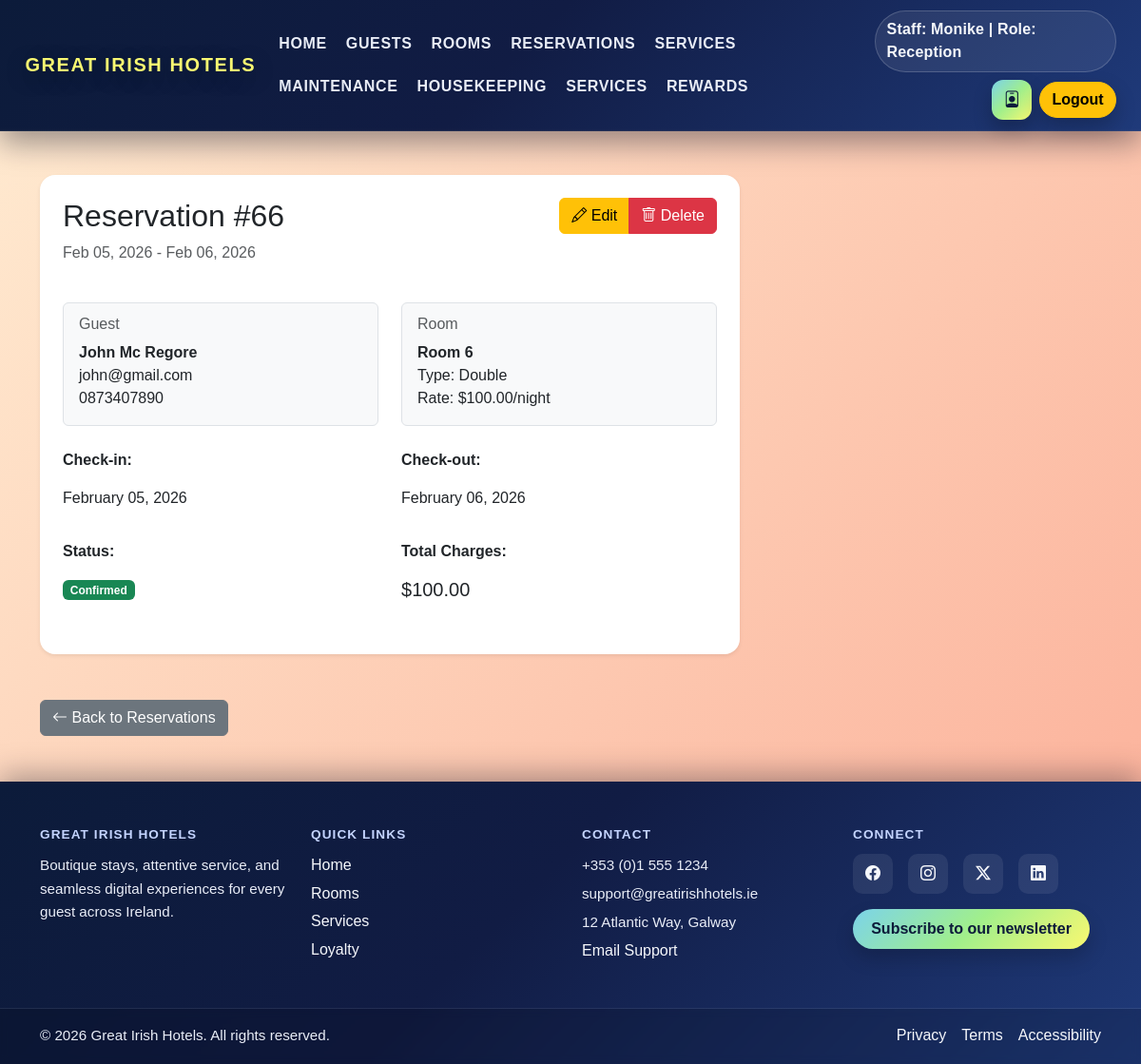
Screenshot of /management/reservations/66/ (signed in) with the database file from the repository.
### core/models.py (models this page shows, shortened)
class Staff(models.Model):
	name = models.CharField(max_length=100)
	role = models.ForeignKey('Role', on_delete=models.SET_NULL, null=True)
	email = models.EmailField(unique=True)
	password_hash = models.CharField(max_length=128)

class Role(models.Model):
	ROLE_CATEGORY_CHOICES = [
		('admin', 'Admin'),
		('guest', 'Guest'),
		('staff', 'Staff'),
	]
	name = models.CharField(max_length=50, unique=True)
	category = models.CharField(max_length=10, choices=ROLE_CATEGORY_CHOICES, default='staff')

class Reservation(models.Model):
	guest = models.ForeignKey(Guest, on_delete=models.CASCADE)
	room = models.ForeignKey(Room, on_delete=models.CASCADE)
	check_in = models.DateField()
	check_out = models.DateField()
	status = models.CharField(max_length=20, choices=[
		("confirmed", "Confirmed"),
		("checked-in", "Checked-in"),
		("checked-out", "Checked-out"),
		("cancelled", "Cancelled")
	])
	total_charges = models.DecimalField(max_digits=10, decimal_places=2, default=0)
	used_points_discount = models.BooleanField(default=False)
	points_redeemed = models.IntegerField(default=0)
	points_awarded = models.BooleanField(default=False)

class Guest(models.Model):
	first_name = models.CharField(max_length=50)
	last_name = models.CharField(max_length=50)
	email = models.EmailField()
	phone = models.CharField(max_length=20)
	id_document = models.CharField(max_length=100)
	preferences = models.TextField(blank=True)
	special_requests = models.TextField(blank=True)
	loyalty_points = models.IntegerField(default=0)

class Room(models.Model):
	number = models.CharField(max_length=10)
	floor = models.IntegerField()
	type = models.CharField(max_length=50)
	beds = models.IntegerField(default=1)
	rate = models.DecimalField(max_digits=8, decimal_places=2)
	smoking_allowed = models.BooleanField(default=False)
	available = models.BooleanField(default=True)
	image = CloudinaryField('room-image', folder='rooms', blank=True, null=True)

### core/views.py (the view)
# urls.py: path('management/reservations/<int:pk>/', reservation_detail, name='reservation_detail'),
@require_staff_role('Reception')
def reservation_detail(request, pk):
	try:
		reservation = Reservation.objects.select_related('guest', 'room').get(pk=pk)
		context = get_user_context(request)
		context['object'] = reservation
		context['title'] = f"Reservation #{reservation.id}"
		return render(request, 'core/reservation_detail.html', context)
	except Reservation.DoesNotExist:
		messages.error(request, 'Reservation not found.')
		return redirect('reservation_list')

### core/views.py (called while the page is built)
def get_user_context(request):
	guest_name = None
	staff_name = None
	staff_role = None
	guest_id_document = None
	guest_id = request.session.get('guest_id')
	staff_id = request.session.get('staff_id')
	if staff_id:
		try:
			from .models import Staff
			staff_obj = Staff.objects.get(id=staff_id)
			staff_name = staff_obj.name
			staff_role = staff_obj.role.name if staff_obj.role else None
		except Exception:
			pass
	if guest_id:
		try:
			from .models import Guest
			guest_obj = Guest.objects.get(id=guest_id)
			guest_name = f"{guest_obj.first_name} {guest_obj.last_name}"
			guest_id_document = guest_obj.id_document.split('|')[0] if guest_obj.id_document else ''
		except Exception:
			pass
	return {'guest_name': guest_name, 'staff_name': staff_name, 'staff_role': staff_role, 'guest_id_document': guest_id_document}

def require_staff_role(*allowed_roles):
	def decorator(view_func):
		@wraps(view_func)
		def _wrapped(request, *args, **kwargs):
			if request.user.is_authenticated and request.user.is_staff:
				return view_func(request, *args, **kwargs)
			staff_id = request.session.get('staff_id')
			if staff_id:
				try:
					staff_obj = Staff.objects.get(id=staff_id)
					role_name = staff_obj.role.name if staff_obj.role else None
					if role_name and role_name in allowed_roles:
						return view_func(request, *args, **kwargs)
				except Exception:
					pass
			context = get_user_context(request)
			context['title'] = 'Access Prohibited'
			context['message'] = 'You do not have permission to view this page.'
			return render(request, 'core/access_denied.html', context, status=403)
		return _wrapped
	return decorator

### core/templates/core/reservation_detail.html (shortened to what this page needs)
{% extends "base.html" %}
{% block content %}
{% include "header.html" %}
<main class="container py-5 mt-5 pt-5">
    <div class="row">
        <div class="col-lg-8">
            <div class="card shadow-sm border-0 rounded-4 mb-4">
                <div class="card-body p-4">
                    <div class="d-flex justify-content-between align-items-start mb-4">
                        <div>
                            <h2 class="card-title">Reservation #{{ object.id }}</h2>
                            <p class="text-muted">{{ object.check_in|date:"M d, Y" }} - {{ object.check_out|date:"M d, Y" }}</p>
                        </div>
                        <div class="btn-group">
                            <a href="{% url 'reservation_update' object.id %}" class="btn btn-warning">
                                <i class="bi bi-pencil"></i> Edit
                            </a>
                            <a href="{% url 'reservation_delete' object.id %}" class="btn btn-danger">
                                <i class="bi bi-trash"></i> Delete
                            </a>
                        </div>
                    </div>
                    <div class="row mb-4">
                        <div class="col-md-6">
                            <div class="card bg-light border">
                                <div class="card-body">
                                    <h6 class="card-subtitle mb-2 text-muted">Guest</h6>
                                    <p class="card-text">
                                        <strong>{{ object.guest.first_name }} {{ object.guest.last_name }}</strong><br>
                                        {{ object.guest.email }}<br>
                                        {{ object.guest.phone }}
                                    </p>
                                </div>
                            </div>
                        </div>
                        <div class="col-md-6">
                            <div class="card bg-light border">
                                <div class="card-body">
                                    <h6 class="card-subtitle mb-2 text-muted">Room</h6>
                                    <p class="card-text">
                                        <strong>Room {{ object.room.number }}</strong><br>
                                        Type: {{ object.room.type }}<br>
                                        Rate: ${{ object.room.rate }}/night
                                    </p>
                                </div>
                            </div>
                        </div>
                    </div>
                    <div class="row mb-3">
                        <div class="col-md-6">
                            <p><strong>Check-in:</strong></p>
                            <p>{{ object.check_in|date:"F d, Y" }}</p>
                        </div>
                        <div class="col-md-6">
                            <p><strong>Check-out:</strong></p>
                            <p>{{ object.check_out|date:"F d, Y" }}</p>
                        </div>
                    </div>
                    <div class="row mb-3">
                        <div class="col-md-6">
                            <p><strong>Status:</strong></p>
                            <p>
                                {% if object.status == 'confirmed' %}
                                    <span class="badge bg-success">Confirmed</span>
                                {% elif object.status == 'checked-in' %}
                                    <span class="badge bg-info">Checked In</span>
                                {% elif object.status == 'checked-out' %}
                                    <span class="badge bg-secondary">Checked Out</span>
                                {% else %}
                                    <span class="badge bg-danger">Cancelled</span>
                                {% endif %}
                            </p>
                        </div>
                        <div class="col-md-6">
                            <p><strong>Total Charges:</strong></p>
                            <p class="h5">${{ object.total_charges }}</p>
                        </div>
                    </div>
                </div>
            </div>
        </div>
    </div>
    <div class="row mt-4">
        <div class="col-12">
            <a href="{% url 'reservation_list' %}" class="btn btn-secondary">
                <i class="bi bi-arrow-left"></i> Back to Reservations
            </a>
        </div>
    </div>
</main>
{% endblock %}

### core/templates/header.html (shortened to what this page needs)
<header class="site-header">
    <nav class="navbar navbar-expand-xl navbar-dark gi-navbar fixed-top">
        <div class="container-xxl">
            <a class="navbar-brand" href="/">Great Irish Hotels</a>
            <div class="collapse navbar-collapse" id="mainNavbar">
                <ul class="navbar-nav align-items-lg-center mx-auto mb-3 mb-lg-0 gap-lg-1">
                    <li class="nav-item"><a class="nav-link gi-nav-link" href="/">Home</a></li>
                    {% if request.user.is_authenticated and request.user.is_staff or staff_role == 'Reception' %}
                        <li class="nav-item"><a class="nav-link gi-nav-link" href="{% url 'guest_list' %}">Guests</a></li>
                    {% endif %}
                    <li class="nav-item"><a class="nav-link gi-nav-link" href="/rooms/">Rooms</a></li>
                    {% if request.user.is_authenticated and request.user.is_staff or staff_role == 'Reception' %}
                        <li class="nav-item"><a class="nav-link gi-nav-link" href="{% url 'reservation_list' %}">Reservations</a></li>
                        <li class="nav-item"><a class="nav-link gi-nav-link" href="{% url 'service_list' %}">Services</a></li>
                    {% endif %}
                    {% if request.user.is_authenticated and request.user.is_staff or staff_role == 'Maintenance' or staff_role == 'Reception' or guest_name %}
                        <li class="nav-item"><a class="nav-link gi-nav-link" href="{% url 'maintenance_list' %}">Maintenance</a></li>
                    {% endif %}
                    {% if request.user.is_authenticated and request.user.is_staff or staff_role == 'Housekeeper' or staff_role == 'Reception' or guest_name %}
                        <li class="nav-item"><a class="nav-link gi-nav-link" href="{% url 'housekeeping_list' %}">Housekeeping</a></li>
                    {% endif %}
                    {% if guest_name %}
                        <li class="nav-item"><a class="nav-link gi-nav-link" href="/services/">Services</a></li>
                    {% endif %}
                    <li class="nav-item"><a class="nav-link gi-nav-link" href="{% url 'loyalty' %}">Rewards</a></li>
                </ul>
                <div class="header-actions d-flex align-items-center gap-2">
                    {% if staff_name and staff_role %}
                        <span class="header-pill">Staff: {{ staff_name }} | Role: {{ staff_role }}</span>
                        {% if request.resolver_match.url_name != 'user_profile' %}
                            <a href="{% url 'user_profile' %}" class="header-icon" title="View/Edit Profile">
                                <i class="bi bi-person-badge"></i>
                            </a>
                        {% endif %}
                        <a href="/logout/" class="btn btn-warning logout-trigger">Logout</a>
                    {% endif %}
                </div>
            </div>
        </div>
    </nav>
</header>

### core/static/style.css (style rules this page uses)
html, body { font-family: Arial, sans-serif; background-color: transparent; position: relative; overflow-x: hidden; min-height: 100%; height: 100%; margin: 0; padding: 0; }
body { display: flex; flex-direction: column; padding-top: calc(var(--nav-height) + 10px); }
main { flex: 1; padding-top: 0.35rem; }
body::before { content: ""; position: fixed; top: 0; left: 0; width: 100%; height: 100%; z-index: -1; background: linear-gradient(130deg, #ffecd2, #fcb69f, #ff9a8b, #ff758c, #f6416c, #f76b1c, #c471ed, #662d8c); background-size: 600% 600%; animation: gradientDrift 12s ease-in-out infinite; pointer-events: none; }
:root { --nav-height: 78px; }
.site-header { position: relative; z-index: 1030; }
.gi-navbar { background: linear-gradient(135deg, #0c1b3a 0%, #111c44 45%, #1f3a7a 100%); backdrop-filter: blur(10px); box-shadow: 0 12px 30px rgba(4, 9, 30, 0.4); border-bottom: 1px solid rgba(255, 255, 255, 0.08); padding: 0.7rem 0.9rem; min-height: var(--nav-height); }
.gi-navbar .navbar-brand { color: #f9f871; font-weight: 800; letter-spacing: 0.08em; text-transform: uppercase; text-shadow: 0 6px 22px rgba(0, 0, 0, 0.35); }
.gi-navbar .navbar-nav { gap: 0.35rem 0.55rem; flex-wrap: wrap; }
.gi-nav-link { color: #e9edf7; font-weight: 700; text-transform: uppercase; letter-spacing: 0.04em; padding: 0.55rem 0.85rem; position: relative; transition: color 0.2s ease, opacity 0.2s ease; display: inline-flex; align-items: center; gap: 0.35rem; }
.gi-nav-link::after { content: ""; position: absolute; left: 18%; right: 18%; bottom: 0.45rem; height: 2px; background: linear-gradient(90deg, #7bd3ea, #a1ef8b, #f9f871); opacity: 0; transition: opacity 0.2s ease, transform 0.2s ease; transform: scaleX(0.6); }
.header-actions { flex-wrap: wrap; justify-content: flex-start; gap: 0.35rem 0.6rem; }
.header-pill { color: #f5f7fb; background: rgba(255, 255, 255, 0.08); border: 1px solid rgba(255, 255, 255, 0.18); border-radius: 999px; padding: 0.45rem 0.75rem; font-weight: 600; letter-spacing: 0.01em; display: inline-flex; align-items: center; gap: 0.35rem; }
.header-icon { width: 42px; height: 42px; display: inline-flex; align-items: center; justify-content: center; color: #0c1b3a; background: linear-gradient(135deg, #7bd3ea, #a1ef8b, #f9f871); border-radius: 12px; text-decoration: none; font-size: 1.1rem; box-shadow: 0 10px 20px rgba(0, 0, 0, 0.24); transition: transform 0.2s ease, box-shadow 0.2s ease; }
.gi-navbar .btn.btn-warning { border-radius: 999px; font-weight: 700; box-shadow: 0 10px 22px rgba(0, 0, 0, 0.22); }
@media (min-width: 992px) { .header-actions { justify-content: flex-end; } }

### rows the page displays
Staff: name "Monike"
Role: name "Reception"
Reservation: id "66", check_in "Feb 05, 2026", check_out "Feb 06, 2026", guest.first_name "John", guest.last_name "Mc Regore", guest.email "john@gmail.com", guest.phone "0873407890", room.number "6", room.type "Double", room.rate "100.00", check_in "February 05, 2026", check_out "February 06, 2026", total_charges "100.00"
